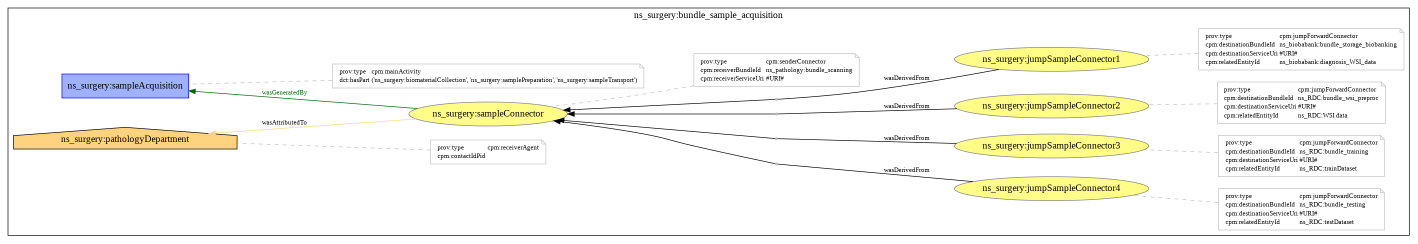
#> input picture Manuscript_supplementary/DP1 - Samples acquisition - ForwardConnectors.png, 2835 x 487 px (shown at 1/2 size)
$ python -i fail_detector.py   (imports and definitions only)
#> lines starting #> are read from the running program, lines starting #| are printed output that depends on the picture
#> further down, picture is the input picture: shape (487, 2835, 3); mean B, G, R 240.2, 245.8, 246.2
import numpy as np
import scipy.ndimage as nd
import cv2
import polish_method.utils as utils
from skimage import filters
import polish_method.mind_2d as mind


# [74 lines left out: functions detect_cv_failure, detect_ng_failure, detect_mind_failure, threshold_calculation, not called in this run]

def threshold_calculation_with_rotation(image):
    ret_i = filters.threshold_li(image)
#> ret_i = 155.3
    th_i = image > ret_i
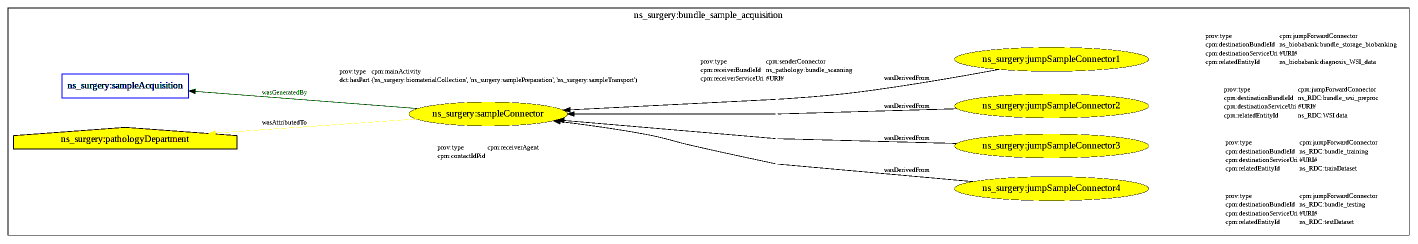
#> th_i: shape (487, 2835, 3) bool (shown at 1/2 size); mean B, G, R 0.909, 0.965, 0.965
    th_i = th_i*255
    image_size = np.size(image)
#> image_size = 4141935
    bw_size = th_i.sum() / 255
#> bw_size = 3919214
    if bw_size / image_size > 0.9 or bw_size / image_size < 0.20:
        for i in range(250,10,-1):
            ret_bw,th_bw = cv2.threshold(image, i, 255, cv2.THRESH_BINARY)
            bw_size = th_bw.sum() / 255
            if bw_size / image_size < 0.9 and bw_size / image_size > 0.20:
                break
#> this loop made 240 passes
#> (ret_bw, bw_size) on passes 1 to 3: (250, 3772135), (249, 3773550), (248, 3775895)
#> pass 1, in threshold_calculation_with_rotation, `ret_bw,th_bw = cv2.threshold(image, i, 255, cv2.THRESH_BINARY)`:
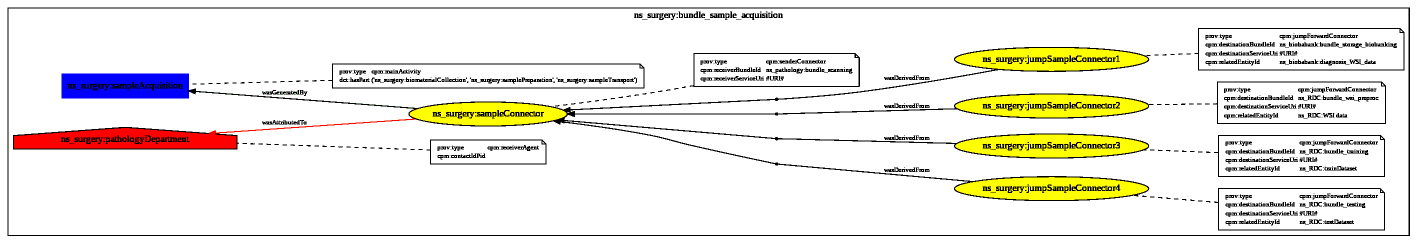
#> th_bw: shape (487, 2835, 3) (shown at 1/2 size); mean B, G, R 225.6, 234.2, 236.9
    else:
        ret_bw=ret_i
        th_bw=th_i
    labeled_mask, cc_num = nd.label((th_bw/255).astype(bool))
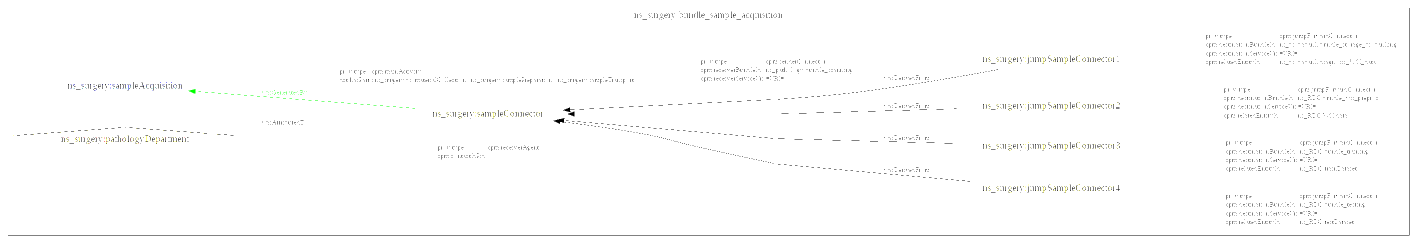
#> labeled_mask: shape (487, 2835, 3) int32 (shown at 1/2 size); mean of channels 0, 1, 2 0.99, 0.991, 0.99; drawn with 1 as white
#> cc_num = 1
    th_bw = (labeled_mask == (np.bincount(labeled_mask.flat)[1:].argmax() + 1))
    th_bw = (th_bw*255).astype(np.uint8)
    th_bw = nd.binary_fill_holes(th_bw)
    return ret_bw, th_bw

def threshold_calculation_with_threshold(image, threshold):
    ret_bw, th_bw = cv2.threshold(image, int(threshold), 255, cv2.THRESH_BINARY)
    return ret_bw, th_bw

# [7 lines left out: function threshold_calculation_with_threshold_with_rotation, not called in this run]

>>> import cv2
>>> picture = cv2.imread('../../../Manuscript_supplementary/DP1 - Samples acquisition - ForwardConnectors.png')
>>> result = threshold_calculation_with_rotation(picture)

$ run again, on Manuscript_supplementary/DP1 - Samples acquisition.png
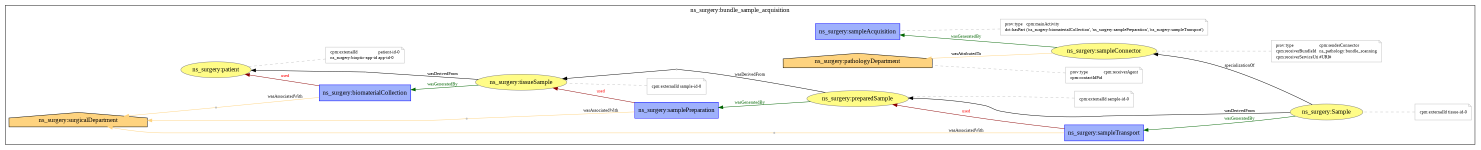
#> input picture Manuscript_supplementary/DP1 - Samples acquisition.png, 4441 x 449 px (shown at 1/3 size)
#> picture is the input picture: shape (449, 4441, 3); mean B, G, R 244.2, 246.4, 246.7
#> ret_i = 161.5
#> image_size = 5982027
#> in threshold_calculation_with_rotation, `bw_size = th_i.sum() / 255`: bw_size = 5700257
#> the loop in threshold_calculation_with_rotation, `for i in range(250,10,-1):` made 240 passes
#> (ret_bw, bw_size) on passes 1 to 3: (250, 5513440), (249, 5514895), (248, 5515993)
#> pass 1, in threshold_calculation_with_rotation, `ret_bw,th_bw = cv2.threshold(image, i, 255, cv2.THRESH_BINARY)`:
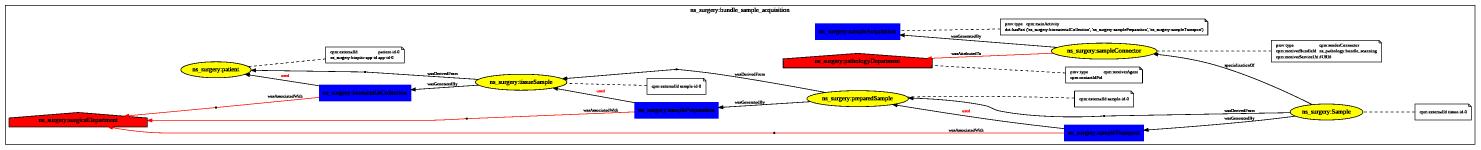
#> th_bw: shape (449, 4441, 3) (shown at 1/3 size); mean B, G, R 233.8, 233.3, 238
#> in threshold_calculation_with_rotation, `labeled_mask, cc_num = nd.label((th_bw/255).astype(bool))`:
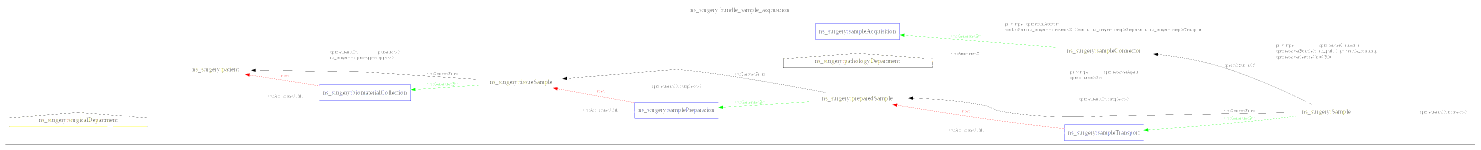
#> labeled_mask: shape (449, 4441, 3) int32 (shown at 1/3 size); mean of channels 0, 1, 2 0.992, 0.992, 0.991; drawn with 1 as white
#> cc_num = 1
